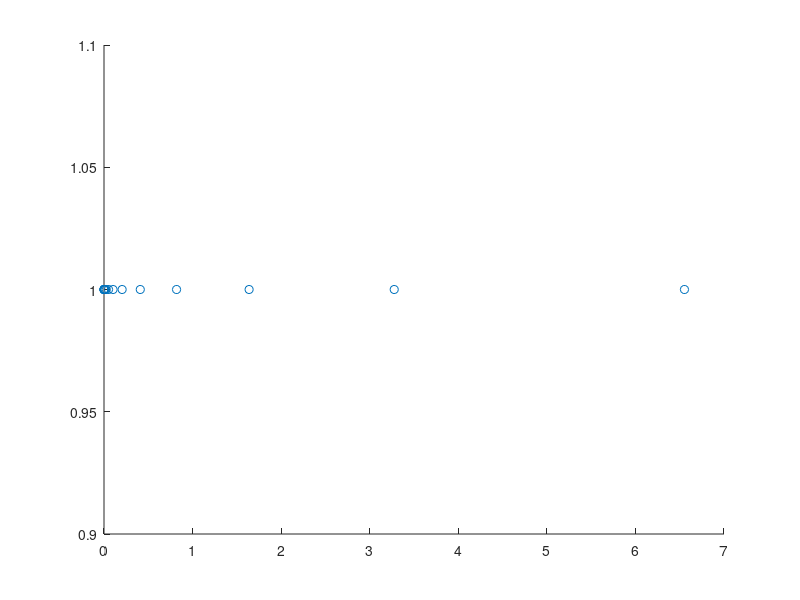
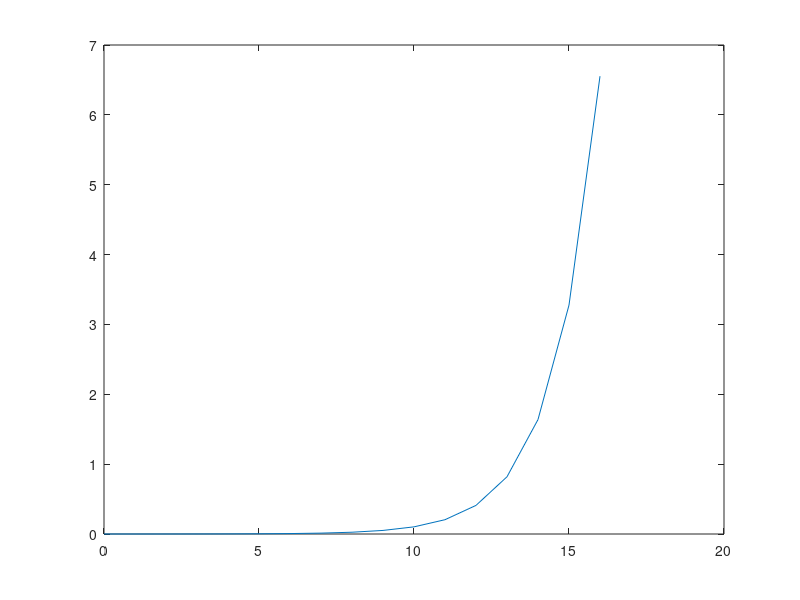

Recreate these plots in MATLAB, in order.
clear all; close all; clc;

h = 1e-4

range =16;
x = 0:range;

f = @(x)h*(2.^x-1)

figure

scatter(f(x),ones(size(x)));

figure
title('1D Exponential Grid')
plot(x,f(x));